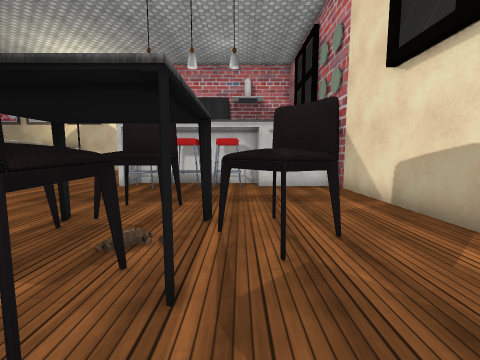
View 1 (above)

22 first-person views from a walk through a 3-D level made in the Unity game engine. The camera is 1.2 m above the floor, tilts 6° down and sees 90° across. The floor is counted in squares, 1 m on a side. Each view is taken from the middle of a square. On the plan, view 1 faces up. The plan holds only what a view shows up to about 12 squares ahead; the rest is blank. The place goes on beyond the plan. The player is left out. Some surface patterns are stand-ins.

View 2
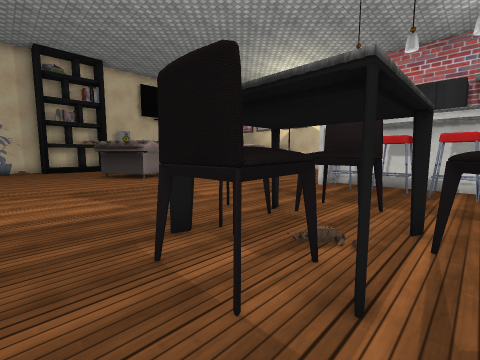

View 3
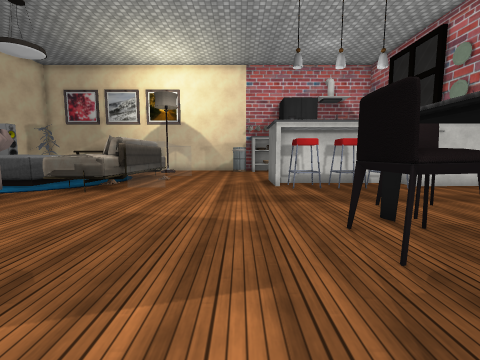

View 4
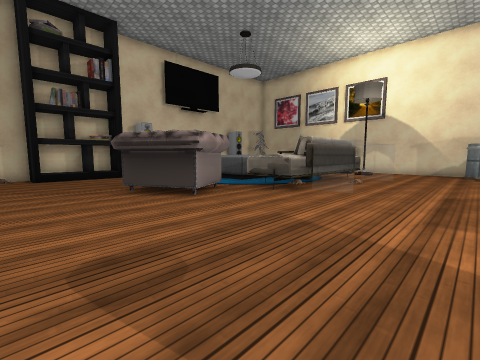

View 5
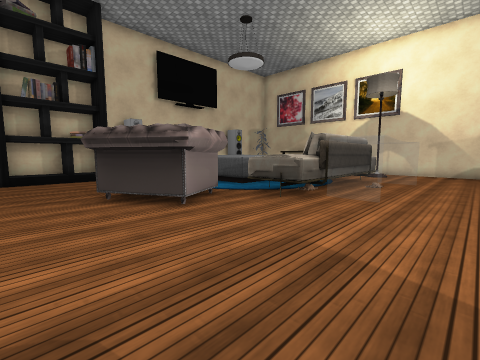

View 6
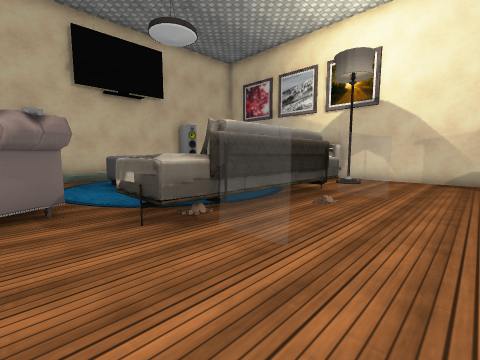

View 7
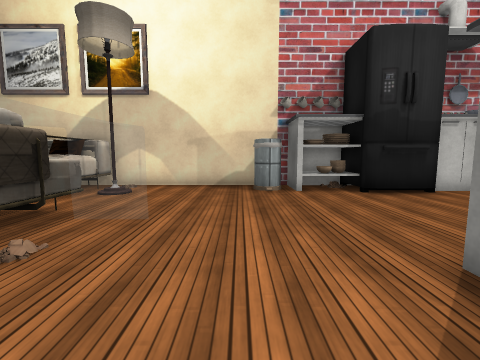

View 8
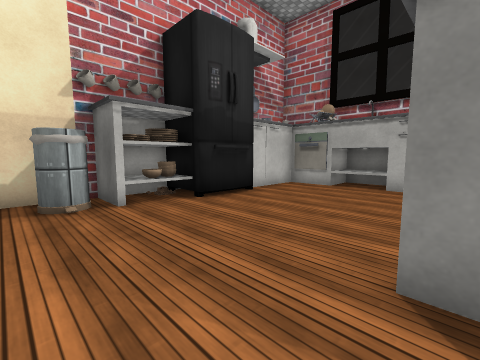

View 9
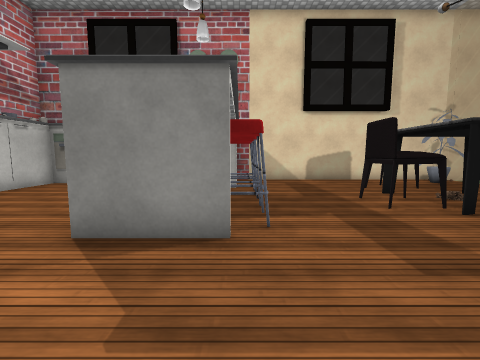

View 10
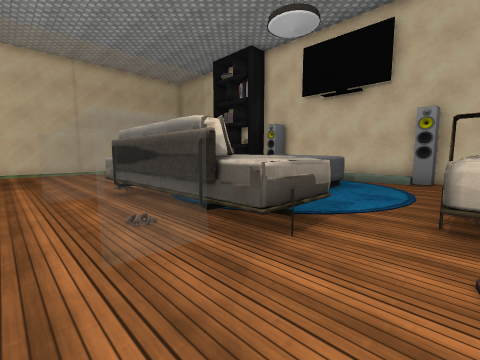

View 11
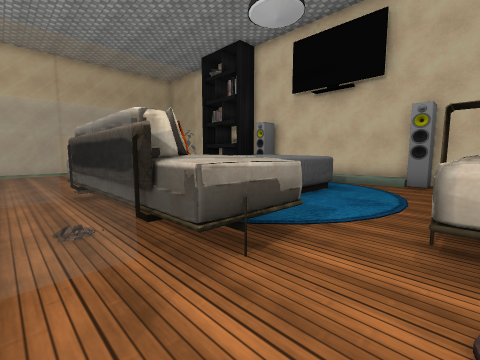

View 12
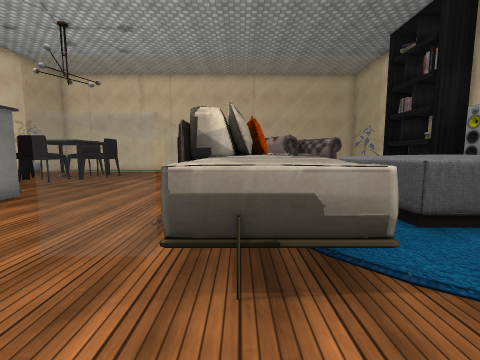

View 13
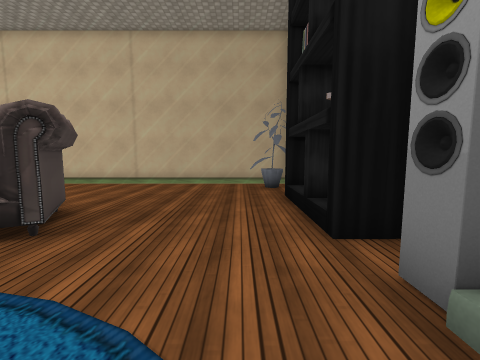

View 14
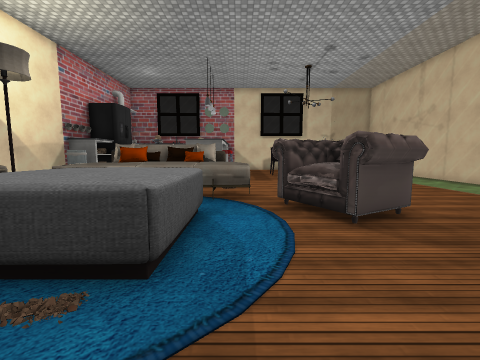

View 15
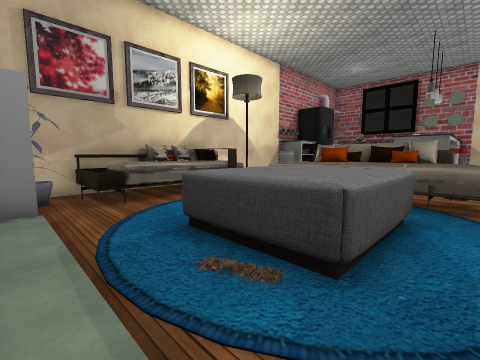

View 16
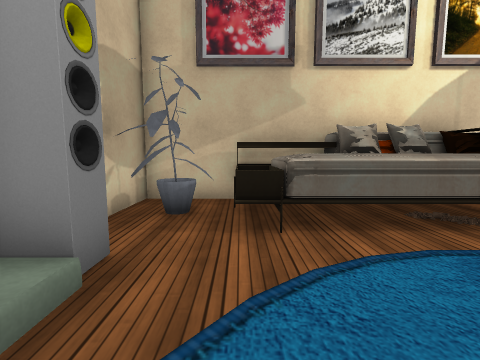

View 17
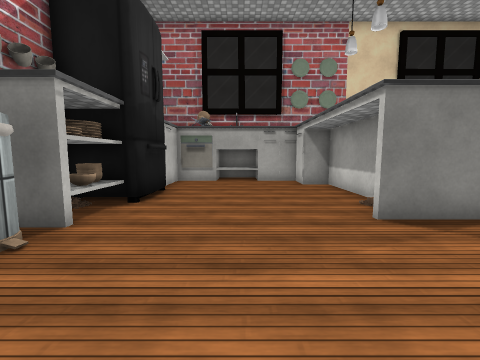

View 18
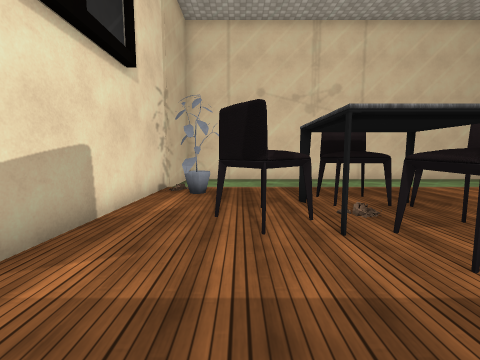

View 19
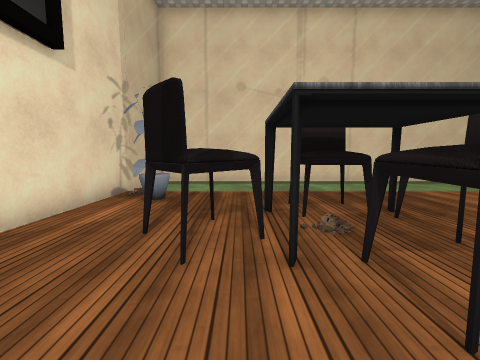

View 20
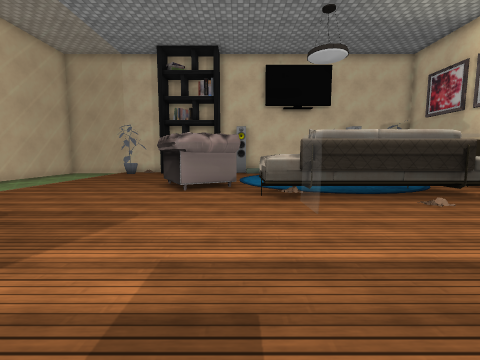

View 21
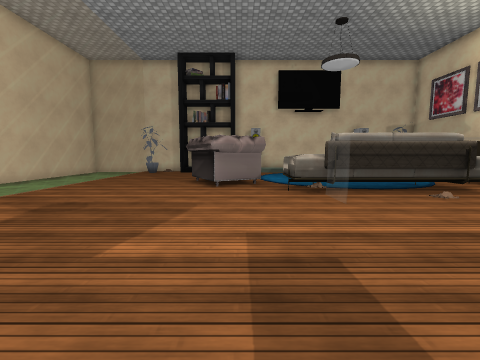

View 22
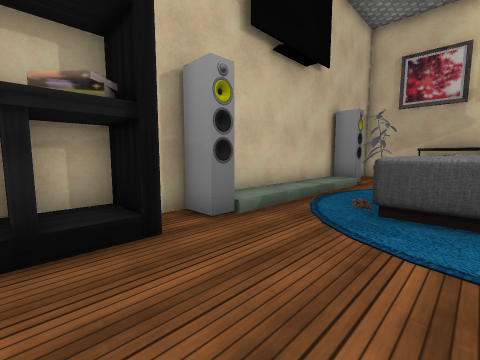

### Floor plan
Key: @ floor where view 1 was taken; # wall or solid block; . main floor; : floor 0.25 m higher than the main floor; - floor 0.25 m lower than the main floor; + floor 1.25 m higher than the main floor; * floor 1.75 m higher than the main floor; / step, stairs or slope; = window, fence, low wall or low ledge; v drop or lower ground; C chair; T table; F fridge; A armchair; R carpet; S sofa; B bookshelf; H chandelier; O other object.
Columns run from 21 left of view 1 to 4 right of it. Each row starts with its distance up from view 1.
 19 ###################
 18 #  v O   #.....##O#FF
 17 #OO//+O  .H....##=#F####
 16 #O.//+++*O.........F...#
 15 ##.....................##
 14 ##...   .ROO...........##
 13 # ..     RO  ..........#
 12 # ..SSSS RR  ..........#
 11 # ..SSSS RR  ...#.....##
 10 # ..SSSS RR  ...########
  9 # ..SSSS RO  ....C#C#C####
  8 #:...   .ROO.............#
  7 ##......A................#
  6 ##....AAAA.........C.....#
  5 #BB...AAAA........CCC....#
  4 #BB...AAA........CCCTCC..#
  3 #BB..............CC..CC..#
  2 ##B...............CCC....#
  1 #OO................C..OOO#
  0 ##O .................@.OO#
 -1     ==========  ====     #
 -2       ----- --  -----    #
 -3                          #

Where each view was taken, in squares from view 1:
view 1: 0 up, 0 right, facing up
view 2: 0 up, 0 right, facing up-left
view 3: 0 up, 6 left, facing up
view 4: 1 up, 6 left, facing up-left
view 5: 2 up, 7 left, facing up-left
view 6: 6 up, 7 left, facing up-left
view 7: 9 up, 7 left, facing up
view 8: 11 up, 7 left, facing up-right
view 9: 9 up, 8 left, facing right
view 10: 16 up, 8 left, facing down-left
view 11: 16 up, 9 left, facing down-left
view 12: 16 up, 11 left, facing down
view 13: 9 up, 18 left, facing down
view 14: 8 up, 20 left, facing right
view 15: 8 up, 20 left, facing up-right
view 16: 12 up, 18 left, facing up
view 17: 14 up, 9 left, facing right
view 18: 8 up, 1 right, facing down
view 19: 7 up, 0 right, facing down
view 20: 7 up, 4 left, facing left
view 21: 6 up, 3 left, facing left
view 22: 4 up, 16 left, facing up-left
